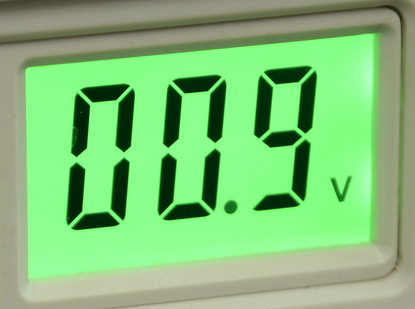
//> input picture src/Registro de Imagens/voltimetro.png, 415 x 309 px
$ ./registro   (built with g++ and OpenCV 4)
//> lines starting //> are read from the running program, lines starting //| are printed output that depends on the picture
#include <opencv2/opencv.hpp>
#include <iostream>
#include <vector>

using namespace cv;
using namespace std;

vector<Point2f> srcPoints;
Mat image;

void onMouse(int event, int x, int y, int, void *) {
  if (event == EVENT_LBUTTONDOWN) {
    if (srcPoints.size() < 4) {
      srcPoints.push_back(Point2f(x, y));
      cout << "Ponto selecionado: (" << x << ", " << y << ")" << endl;
      circle(image, Point(x, y), 5, Scalar(0, 0, 255), -1); // Marca o ponto na imagem
      imshow("Selecione 4 pontos", image);
    }
  }
}

int main() {
  image = imread("../voltimetro.png");
//> image is the input picture: 309 rows x 415 cols, CV_8UC3; mean B, G, R 120.1, 191.7, 128.9
  if (image.empty()) {
    cout << "Erro ao carregar imagem!" << endl;
    return -1;
  }

  namedWindow("Selecione 4 pontos", WINDOW_AUTOSIZE);
  setMouseCallback("Selecione 4 pontos", onMouse);

  cout << "Clique em 4 pontos na imagem na ordem: "
       << "superior-esquerdo, superior-direito, inferior-direito, inferior-esquerdo." << endl;

  imshow("Selecione 4 pontos", image);

  while (srcPoints.size() < 4) {
    waitKey(10);
  }
//> this loop made 1 pass; the left mouse button is pressed and released at (103, 77)
//> pass 1, in onMouse (call 3), `imshow("Selecione 4 pontos", image);`:
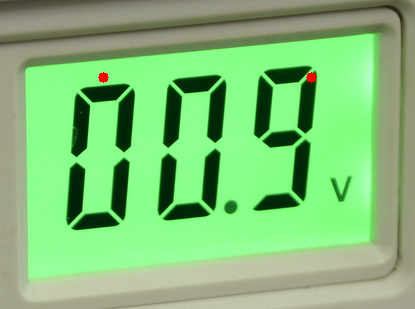
//> window 'Selecione 4 pontos': 309 rows x 415 cols, CV_8UC3; mean B, G, R 120, 191.4, 129.1
//> pass 1, in onMouse (call 7), `imshow("Selecione 4 pontos", image);`:
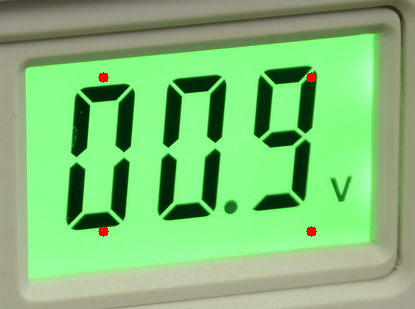
//> window 'Selecione 4 pontos': 309 rows x 415 cols, CV_8UC3; mean B, G, R 119.8, 191.1, 129.2

  int largura = max((int)norm(srcPoints[0] - srcPoints[1]),
                    (int)norm(srcPoints[2] - srcPoints[3]));
  int altura = max((int)norm(srcPoints[1] - srcPoints[2]),
                   (int)norm(srcPoints[3] - srcPoints[0]));

  vector<Point2f> dstPoints;
  dstPoints.push_back(Point2f(0, 0));
  dstPoints.push_back(Point2f(largura, 0));
  dstPoints.push_back(Point2f(largura, altura));
  dstPoints.push_back(Point2f(0, altura));

  Mat perspectiveMatrix = getPerspectiveTransform(srcPoints, dstPoints);

  Mat correctedImage;
  warpPerspective(image, correctedImage, perspectiveMatrix, Size(largura, altura));
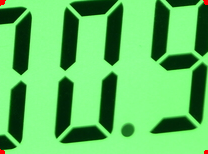
//> correctedImage: 154 rows x 208 cols, CV_8UC3; mean B, G, R 96.6, 190.3, 94.5

  imshow("Imagem Original", image);
  imshow("Imagem Corrigida", correctedImage);
  imwrite("corrigida.png", correctedImage);
  waitKey(0);

  return 0;
}
